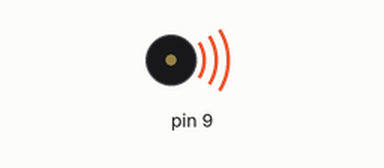
A sketch run on a simulated Arduino Uno, built with avr-gcc and run on an emulated ATmega328P. Parts: buzzer (waves = sounding).

Above: at 0.1 s.
At 18.6 s:
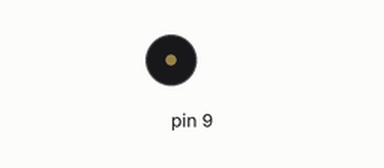
Timing chart, 0 to 20.1 s (numbered marks = the images above):
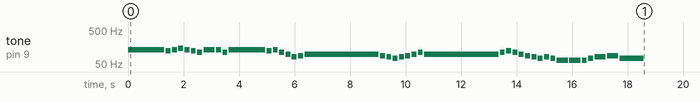

The sketch:

BOLERO_DE_RAVEL.ino
```cpp
/* UNIVERSIDADE FEDERAL RURAL DO SEMI-ARIDO
   CENTRO DE CIENCIAS EXATAS E NATURAIS - CCEN
   ===== FISICA, MUSICA E ROBÓTICA =====
   Musica: BOLERO DE RAVEL - Maurice Ravel
   */

int c2 = 65, d2 = 73, e2 = 82, f2 = 87, g2 = 98,
    a2 = 110, b2 = 123, c3 = 131, d3 = 147;

// COMPASSO: 3/4
float andamento = 66;
// tempo do compasso(s) = 180 / andamento
float tempo = (180 / andamento) * 1000;

// notas na melodia:
int melodia[] = {
  c3,b2,c3,d3,c3,b2,a2,   c3,c3,a2,c3,b2,c3,
  a2,g2,e2,f2,g2,         f2,e2,d2,e2,f2,g2,a2,g2,
  a2,b2,a2,g2,f2,e2,d2,   e2,d2,c2,c2,c2,d2,e2,f2,
  d2,g2
};

// duracoes das notas: 4 = quarto de tempo, 8 = oitavo de tempo, etc.:
int duracaoNotas[] = {
  2,12,12,12,12,12,12,    6,12,12,2,12,12,
  12,12,12,12,4/3,        12,12,12,12,12,12,12,4/3,
  12,12,12,12,12,12,12,   12,12,6,6,12,12,6,6,
  3,3/5
};

void setup() {
  // itera as notas das melodias:
  for (int nota = 0; nota < 43; nota++) {
    // para calcular a duracao da nota, utilizaremos um segundo
    // dividido pelo tipo da nota.
    // ex. tempo = 1000:
    // quarto de tempo = 1000 / 4, oitavo de tempo = 1000/8, etc.
    int duracaoNota = tempo / (duracaoNotas[nota]);
    tone(9, melodia[nota], duracaoNota - 50);

    // para distinguir as notas, reduziremos o tempo de nota tocado,
    // porem o tempo até o próxima nota se manterá.
    int pausaEntreNotas = duracaoNota;
    delay(pausaEntreNotas);
    // parar a funcao tone:
    noTone(9);
  }
}
void loop() {
  // nao precisa repetir a melodia.
}
```
